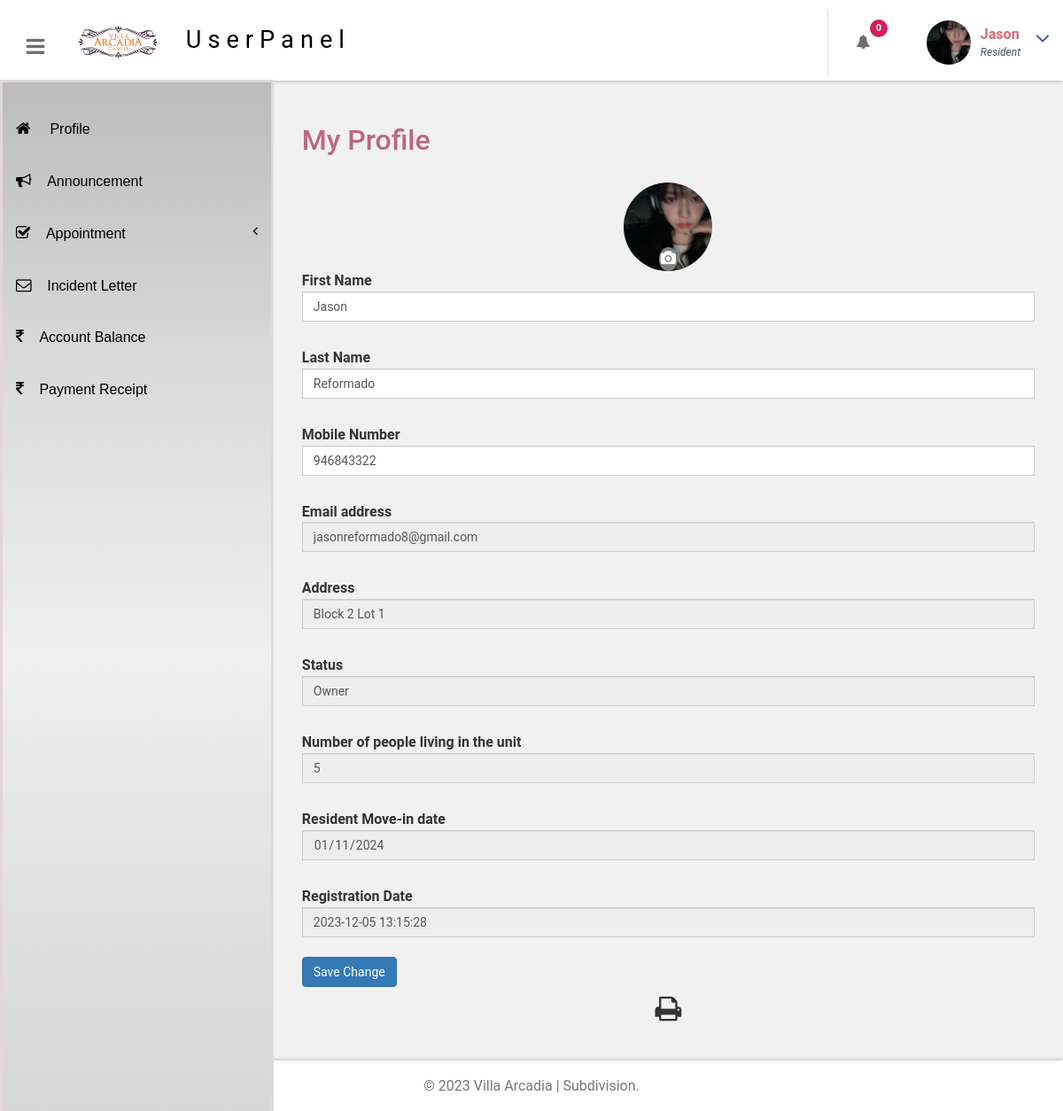
/portal/user-dashboard.php (signed in), run on an earlier commit of the app's database.
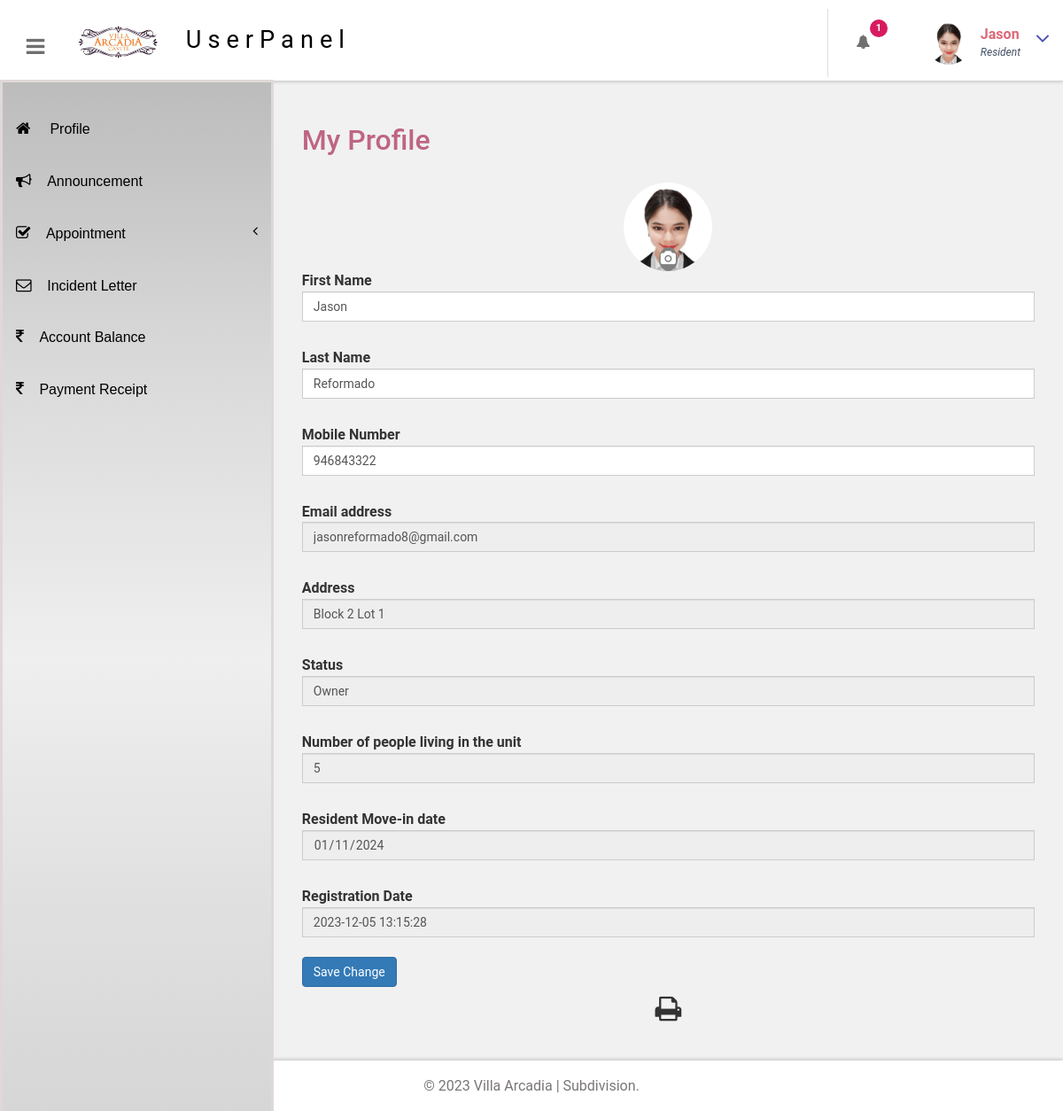
And on a later commit of the database.
### tables this page shows
CREATE TABLE `tbluser` (
  `ID` int(10) NOT NULL,
  `FirstName` varchar(120) DEFAULT NULL,
  `LastName` varchar(250) DEFAULT NULL,
  `MobileNumber` bigint(10) DEFAULT NULL,
  `Email` varchar(120) DEFAULT NULL,
  `Password` varchar(120) DEFAULT NULL,
  `RegDate` timestamp NULL DEFAULT current_timestamp(),
  `address` varchar(225) NOT NULL,
  `status` varchar(225) DEFAULT NULL,
  `ProfilePicture` varchar(225) NOT NULL,
  `numplp` int(2) DEFAULT NULL,
  `movein` date DEFAULT NULL,
  `monthly` varchar(225) DEFAULT NULL,
  `total_fee` int(55) DEFAULT NULL,
  `total_paid` int(55) DEFAULT NULL,
  `balance` int(55) DEFAULT NULL,
  `paid` int(55) DEFAULT NULL,
  `January_total_fee` decimal(10,2) DEFAULT 0.00,
  `January_total_paid` decimal(10,2) DEFAULT 0.00,
  `January_balance` decimal(10,2) DEFAULT 0.00,
  `February_total_fee` decimal(10,2) DEFAULT 0.00,
  `February_total_paid` decimal(10,2) DEFAULT 0.00,
  `February_balance` decimal(10,2) DEFAULT 0.00,
  `March_total_fee` decimal(10,2) DEFAULT 0.00,
  `March_total_paid` decimal(10,2) DEFAULT 0.00,
  `March_balance` decimal(10,2) DEFAULT 0.00,
  `April_total_fee` decimal(10,2) DEFAULT 0.00,
  `April_total_paid` decimal(10,2) DEFAULT 0.00,
  `April_balance` decimal(10,2) DEFAULT 0.00,
  `May_total_fee` decimal(10,2) DEFAULT 0.00,
  `May_total_paid` decimal(10,2) DEFAULT 0.00,
  `May_balance` decimal(10,2) DEFAULT 0.00,
  `June_total_fee` decimal(10,2) DEFAULT 0.00,
  `June_total_paid` decimal(10,2) DEFAULT 0.00,
  `June_balance` decimal(10,2) DEFAULT 0.00,
  `July_total_fee` decimal(10,2) DEFAULT 0.00,
  `July_total_paid` decimal(10,2) DEFAULT 0.00,
  `July_balance` decimal(10,2) DEFAULT 0.00,
  `August_total_fee` decimal(10,2) DEFAULT 0.00,
  `August_total_paid` decimal(10,2) DEFAULT 0.00,
  `August_balance` decimal(10,2) DEFAULT 0.00,
  `September_total_fee` decimal(10,2) DEFAULT 0.00,
  `September_total_paid` decimal(10,2) DEFAULT 0.00,
  `September_balance` decimal(10,2) DEFAULT 0.00,
  `October_total_fee` decimal(10,2) DEFAULT 0.00,
  `October_total_paid` decimal(10,2) DEFAULT 0.00,
  `October_balance` decimal(10,2) DEFAULT 0.00,
  `November_total_fee` decimal(10,2) DEFAULT 0.00,
  `November_total_paid` decimal(10,2) DEFAULT 0.00,
  `November_balance` decimal(10,2) DEFAULT 0.00,
  `December_total_fee` decimal(10,2) DEFAULT 0.00,
  `December_total_paid` decimal(10,2) DEFAULT 0.00,
  `December_balance` decimal(10,2) DEFAULT 0.00,
  `February` varchar(11) DEFAULT NULL,
  `March` varchar(11) DEFAULT NULL,
  `April` varchar(11) DEFAULT NULL,
  `May` varchar(11) DEFAULT NULL,
  `June` int(11) DEFAULT NULL,
  `July` int(11) DEFAULT NULL,
  `August` int(11) DEFAULT NULL,
  `September` int(11) DEFAULT NULL,
  `October` int(11) DEFAULT NULL,
  `November` int(11) DEFAULT NULL,
  `December` int(11) DEFAULT NULL,
  `January` varchar(30) DEFAULT NULL
);

### portal/user-dashboard.php (the view, shortened to what the changed rows need)
<?php
include('includes/dbconnection.php');
if (empty($_SESSION['bpmsuid'])) {
    header('location:logout.php');
} else {
    $uid = $_SESSION['bpmsuid'];
    $ret = mysqli_query($con, "SELECT * FROM tbluser WHERE ID='$uid'");
    if ($row = mysqli_fetch_assoc($ret)) {
        $lastname = $row['LastName'];
        $mobilenumber = $row['MobileNumber'];
        $email = $row['Email'];
        $profilePicture = $row['ProfilePicture'];
        $address = $row['address'];
        $status = $row['status'];
        $numplp = $row['numplp'];
        $movein = $row['movein'];
        $regdate = $row['RegDate'];
    }
}
?>
<!DOCTYPE HTML>
<html>
<head>
<link href="css/bootstrap.css" rel='stylesheet' type='text/css' />
<link href="css/style.css" rel='stylesheet' type='text/css' />
<link href="css/font-awesome.css" rel="stylesheet">
<link href="css/animate.css" rel="stylesheet" type="text/css" media="all">
<link href="css/custom.css" rel="stylesheet">
</head>
<body class="cbp-spmenu-push">
  <div class="main-content">
    <?php include_once('includes/sidebar.php'); ?>
    <?php include_once('includes/header.php'); ?>
    <div id="page-wrapper">
      <div class="main-page">
      <div class="tables" id="exampl">
          <div class="map-content-9 mt-lg-0 mt-4">
          <form method="post" name="signup" onsubmit="return checkpass();" enctype="multipart/form-data">
              <div id="profile-picture-container">
                <img id="profile-picture-preview" src="<?php echo $profilePicture; ?>" alt="Profile Picture Preview">
                <button type="button" id="change-picture-button" onclick="document.getElementById('profilepicture').click();">
                <i class="fa fa-camera"></i>
                </button>
              </div>
              <div style="padding-top: 0px;">
                <label for="firstname">First Name</label>
                <input type="text" class="form-control" id="firstname" name="firstname" value="<?php echo $firstname; ?>" >
              </div>
              <div style="padding-top: 30px;">
                <label for="lastname">Last Name</label>
                <input type="text" class="form-control" id="lastname" name="lastname" value="<?php echo $lastname; ?>" >
              </div>
              <div style="padding-top: 30px;">
                <label for="mobilenumber">Mobile Number</label>
                <input type="text" class="form-control" id="mobilenumber" name="mobilenumber" value="<?php echo $mobilenumber; ?>" >
              </div>
              <div style="padding-top: 30px;">
                <label for="email">Email address</label>
                <input type="text" class="form-control" id="email" name="email" value="<?php echo $email; ?>" readonly="true">
              </div>
             <div style="padding-top: 30px;">
                <label for="address">Address</label>
                <input type="text" class="form-control" id="address" name="address" value="<?php echo $address; ?>" readonly="true">
            </div>
            <div style="padding-top: 30px;">
                <label for="status">Status</label>
                <input type="text" class="form-control" id="status" name="status" value="<?php echo $status; ?>" readonly="true">
            </div>
            <div style="padding-top: 30px;">
                <label for="numplp">Number of people living in the unit</label>
                <input type="text" class="form-control" id="numplp" name="numplp" value="<?php echo $numplp; ?>" readonly="true">
            </div>
            <div style="padding-top: 30px;">
                <label for="movein">Resident Move-in date</label>
                <input type="date" class="form-control" id="movein" name="movein" value="<?php echo $movein; ?>" readonly="true">
            </div>
            <div style="padding-top: 30px;">
                <label for="regdate">Registration Date</label>
                <input type="text" class="form-control" id="regdate" name="regdate" value="<?php echo $regdate; ?>" readonly="true">
            </div>
                    <br>
            </form>
          </div>
        </div>
      </div>
    </div>
	</div>
</body>
</html>

### portal/includes/header.php (shortened to what the changed rows need)
<div class="sticky-header header-section ">
      <div class="header-right">
        <div class="profile_details_left">
  <ul class="nofitications-dropdown">
    <?php
        $retApprovedAppointments = mysqli_query($con, "SELECT tbluser.FirstName, tbluser.LastName, tblbook.ID as bid, tblbook.AptNumber FROM tblbook JOIN tbluser ON tbluser.ID=tblbook.UserID WHERE tblbook.Status = 'Approved'");
        $numApprovedAppointments = mysqli_num_rows($retApprovedAppointments);
        $retRejectedAppointments = mysqli_query($con, "SELECT tbluser.FirstName, tbluser.LastName, tblbook.ID as bid, tblbook.AptNumber FROM tblbook JOIN tbluser ON tbluser.ID=tblbook.UserID WHERE tblbook.Status = 'Rejected'");
        $numRejectedAppointments = mysqli_num_rows($retRejectedAppointments);
        $totalUnreadNotifications = $numApprovedAppointments + $numRejectedAppointments;
?>
            <li class="dropdown head-dpdn">
            <a href="#" id="bellButton" class="dropdown-toggle" data-toggle="dropdown" aria-expanded="false">
  <i class="fa fa-bell"></i><span class="badge blue"><?php echo $totalUnreadNotifications; ?></span>
</a>
            </li>
        </ul>
</div>
        <div class="profile_details">
        <?php
 $ret = mysqli_query($con, "SELECT * FROM tbluser WHERE ID='$uid'");
 if ($row = mysqli_fetch_assoc($ret)) {
  $firstname = $row['FirstName'];
 }
?>
          <ul>
            <li class="dropdown profile_details_drop">
              <a href="#" class="dropdown-toggle" data-toggle="dropdown" aria-expanded="false">
                <div class="profile_img">
                <span class="prfil-img">
                <img id="profile-picture-preview" src="<?php echo $profilePicture; ?>" alt="Profile Picture Preview" style="max-width: 50px; max-height: 50px;">
                </span>
                  <div class="user-name">
                    <p><?php echo $firstname; ?></p>
                    <span>Resident</span>
                  </div>
                </div>
              </a>
            </li>
          </ul>
        </div>
      </div>
    </div>

What changed in the data, as far as the page shows it:
changed tbluser "Jason": ProfilePicture: a different picture
Also different on the page:
$totalUnreadNotifications: "0" → "1"
